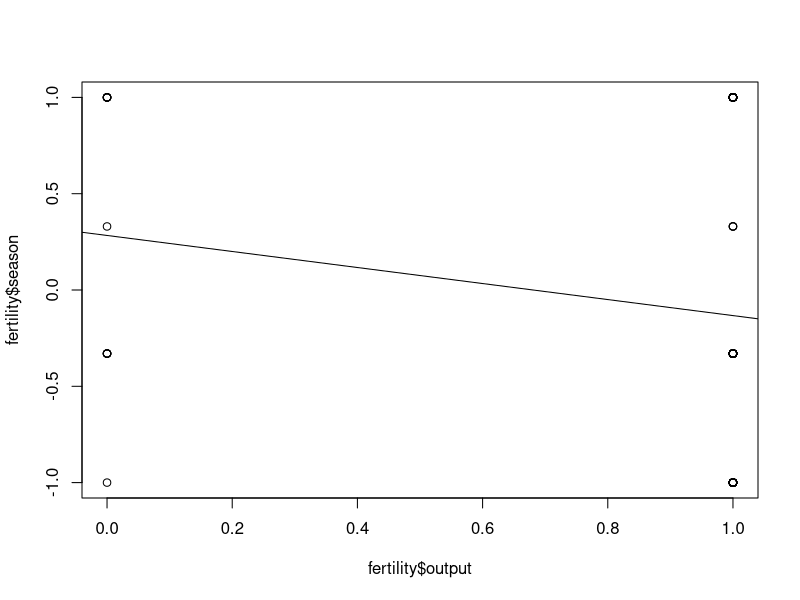
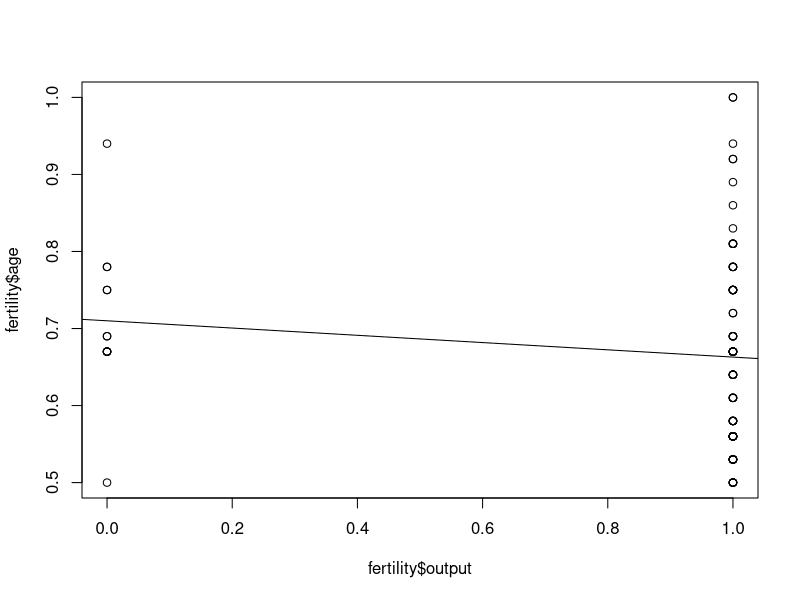
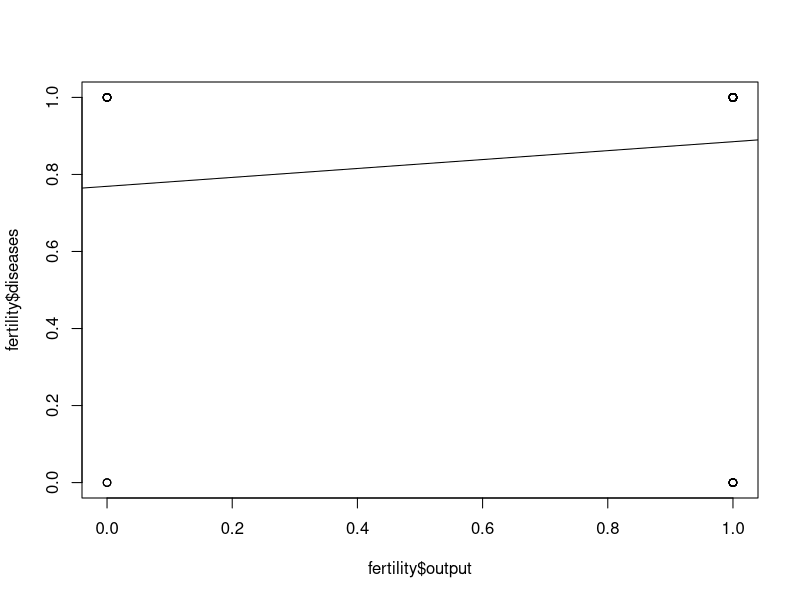
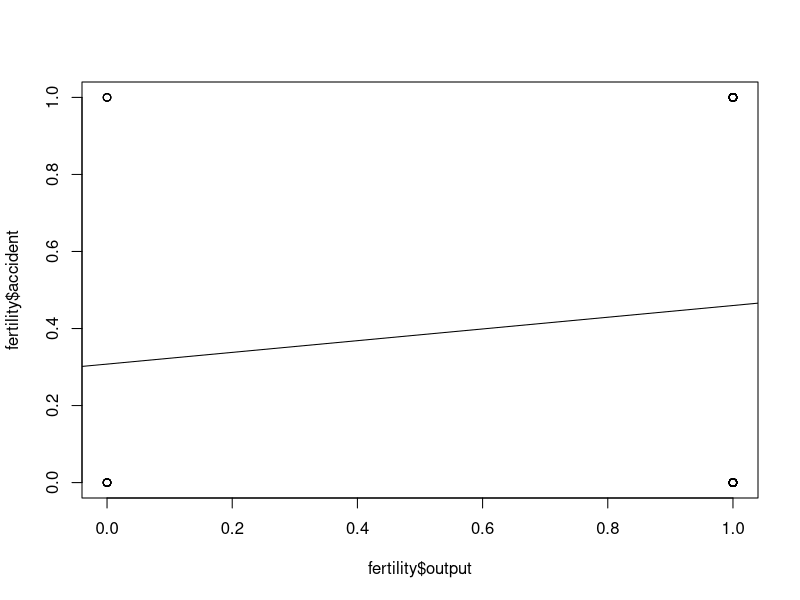
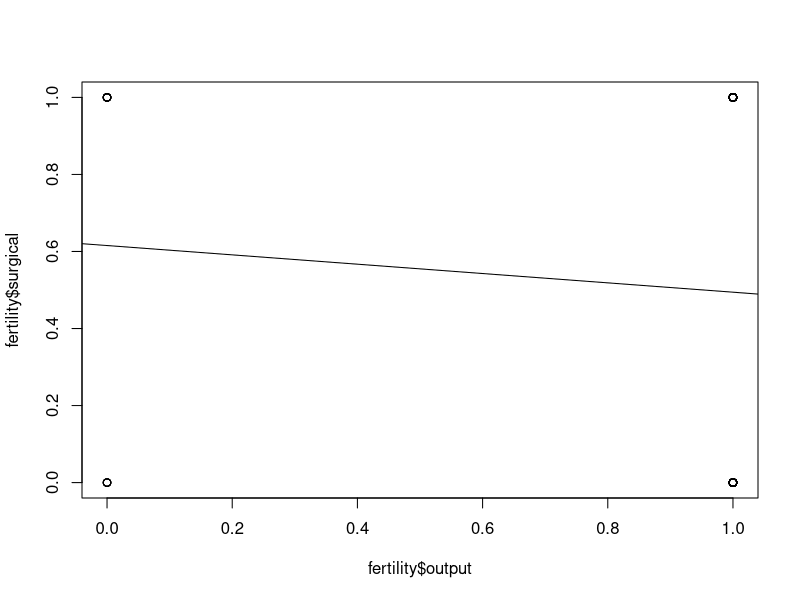
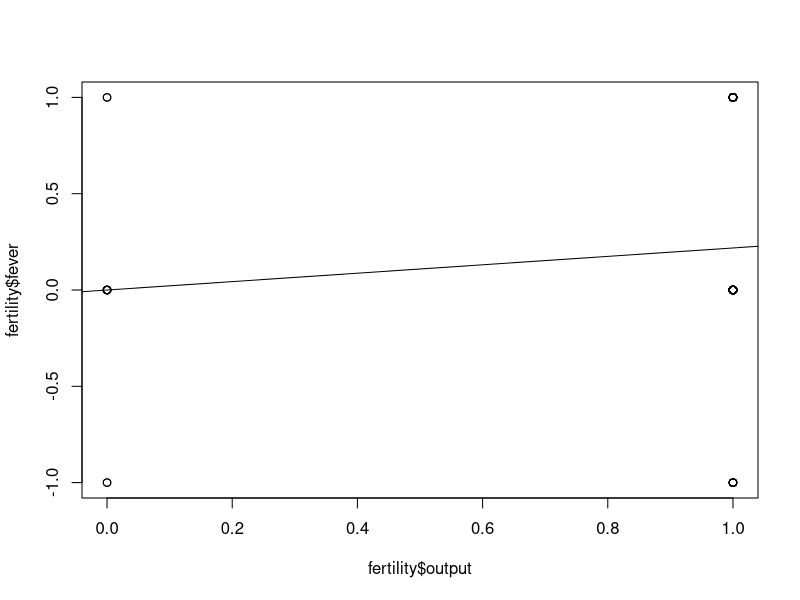
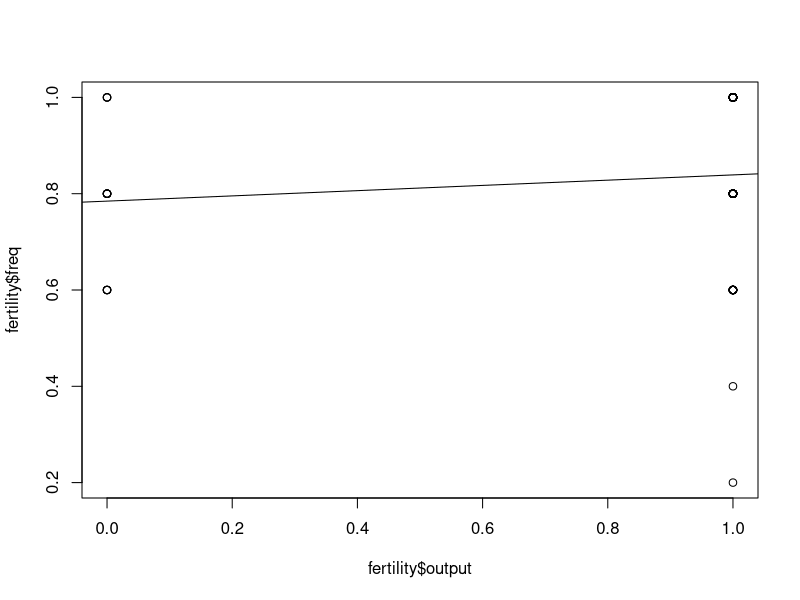
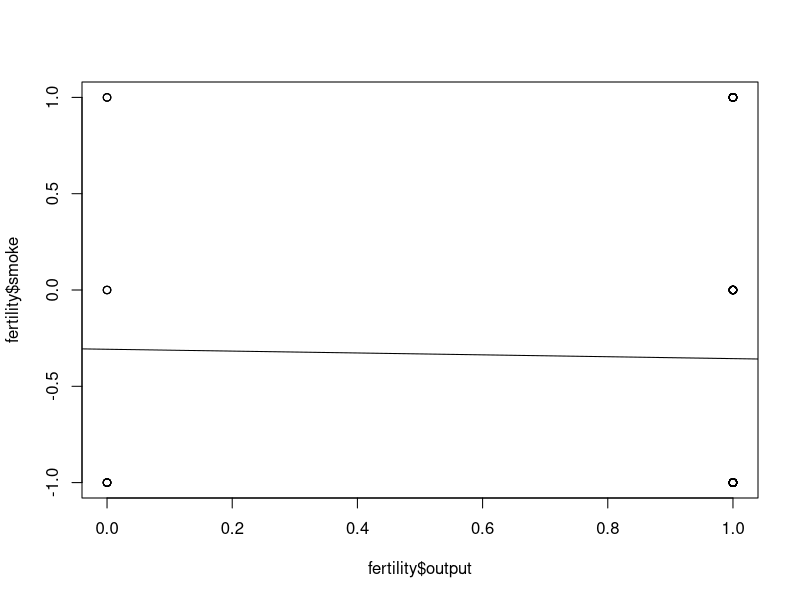

These charts were generated, in order, by the following R code:
library(class)

## Descriptive Analysis
##fertility <- read.csv("kl.csv",header = TRUE, fill = TRUE)
fertility<-read.csv("new_diag.txt",sep = ",")
#print(fertility$Age)



#fertility<-fertility[which(fertility$area != 0),]
n<-nrow(fertility);

test <- sample(1:n, round(n)/10)
fertility.train <- fertility[-test, ]
fertility.test <- fertility[test, ]
print(n)

## converting nominal to ordinal data
for (i in 1:n)
  if (fertility[i,10]=="N")
    fertility[i,10]=1.0
if(fertility[i,10]=="O")
  fertility[i,10]=0
print(fertility)

##chisq test for dependence of variables
## value less than .05 will depict interdependence between x and y

x=table(fertility$season,fertility$output)
print(chisq.test(x));

print(chisq.test(fertility$age,fertility$output));

print(chisq.test(fertility$diseases,fertility$output));

print(chisq.test(fertility$accident,fertility$output));

print(chisq.test(fertility$surgical,fertility$output));

print(chisq.test(fertility$fever,fertility$output));

print(chisq.test(fertility$freq,fertility$output));

print(chisq.test(fertility$smoke,fertility$output));

print(chisq.test(fertility$hours,fertility$output));

##regression lines of various attributes with output

plot(fertility$season~fertility$output)
abline(lm(fertility$season~fertility$output))

plot(fertility$age~fertility$output)
abline(lm(fertility$age~fertility$output))

plot(fertility$diseases~fertility$output)
abline(lm(fertility$diseases~fertility$output))

plot(fertility$accident~fertility$output)
abline(lm(fertility$accident~fertility$output))

plot(fertility$surgical~fertility$output)
abline(lm(fertility$surgical~fertility$output))

plot(fertility$fever~fertility$output)
abline(lm(fertility$fever~fertility$output))

plot(fertility$freq~fertility$output)
abline(lm(fertility$freq~fertility$output))

plot(fertility$smoke~fertility$output)
abline(lm(fertility$smoke~fertility$output))

plot(fertility$hours~fertility$output)
abline(lm(fertility$hours~fertility$output))

##correlation of output with various attributes

cor(fertility$season,fertility$output)

cor(fertility$age,fertility$output)

cor(fertility$diseases,fertility$output)

cor(fertility$accident,fertility$output)

cor(fertility$surgical,fertility$output)

cor(fertility$fever,fertility$output)

cor(fertility$freq,fertility$output)

cor(fertility$smoke,fertility$output)

cor(fertility$hours,fertility$output)

###  root mean square error

rmserror <-function(error)
{
  sqrt(mean(error^2))
}

linear1=lm(fertility$season~fertility$output)
x<-rmserror(linear1$residuals)
print(x)

linear1=lm(fertility$age~fertility$output)
x<-rmserror(linear1$residuals)
print(x)

linear1=lm(fertility$diseases~fertility$output)
x<-rmserror(linear1$residuals)
print(x)

linear1=lm(fertility$accident~fertility$output)
x<-rmserror(linear1$residuals)
print(x)

linear1=lm(fertility$surgical~fertility$output)
x<-rmserror(linear1$residuals)
print(x)

linear1=lm(fertility$fever~fertility$output)
x<-rmserror(linear1$residuals)
print(x)

linear1=lm(fertility$freq~fertility$output)
x<-rmserror(linear1$residuals)
print(x)

linear1=lm(fertility$smoke~fertility$output)
x<-rmserror(linear1$residuals)
print(x)

linear1=lm(fertility$hours~fertility$output)
x<-rmserror(linear1$residuals)
print(x)



null <- lm((output + 1) ~ 1, fertility[,c(-3, -4)])
full <- lm((output + 1)~., fertility[,c(-3, -4)])
summary(full)
par(mfrow=c(2,2))
plot(full, which=c(1,2,4,5))

print(fertility)

season2 <- (fertility.train$season)^2
season3 <- (fertility.train$season)^3

age2 <- (fertility.train$age)^2
age3 <- (fertility.train$age)^3

diseases2 <- (fertility.train$diseases)^2
diseases3 <- (fertility.train$diseases)^3

accident2 <- (fertility.train$accident)^2
accident3 <- (fertility.train$accident)^3

surgical2 <- (fertility.train$surgical)^2
surgical3 <- (fertility.train$surgical)^3

fever2 <- (fertility.train$fever)^2
fever3 <- (fertility.train$fever)^3

freq2 <- (fertility.train$freq)^2
freq3 <- (fertility.train$freq)^3

smoke2 <- (fertility.train$smoke)^2
smoke3 <- (fertility.train$smoke)^3

hours2 <- (fertility.train$hours)^2
hours3 <- (fertility.train$hours)^3

accident2
y <- fertility.train$output

## checking if it is linear or power2 or power3 dependent
lenearmodel <- lm( y ~ fertility.train$season + I(season2) + I(season3) +
                     fertility.train$age + I(age2) + I(age3) +
                     fertility.train$diseases + I(diseases2) + I(diseases3) +
                     fertility.train$accident + (accident2) + (accident3) +
                     fertility.train$surgical + I(surgical2) + I(surgical3) +
                     fertility.train$fever + I(fever2) + I(fever3) +
                     fertility.train$freq + I(freq2) + I(freq3) +
                     fertility.train$smoke + I(smoke2) + I(smoke3) +
                     fertility.train$hours + I(hours2) + I(hours3))

print(lenearmodel)


#set.seed(100)
#x<-read.csv("abc.txt")
#print(x)
#dim(x)
#ind<-sample(2,nrow(x),replace=TRUE,prob=c(0.7,0.3))
#train<-x[ind==1,]
#test<-x[ind==2,]
#print(train)
# knn
#library(class)
#train_input<-as.matrix(train[,-7])
#train_output<-as.vector(train[,7])
#test_input<-as.matrix(test[,-7])
#prediction<-knn(train_input[-7],test_input[-7],train_output[7],k=5)
##
##s<-sample(250,125)
#train<-x[s,]
#test<-x[-s,]
#dim(test)
#dim(train)
#print(test)
#print(train)
#cl<-factor(c(rep("a",25), rep("b",25)))
#cl
#knn(train, test, cl, k = 2, prob=TRUE)

